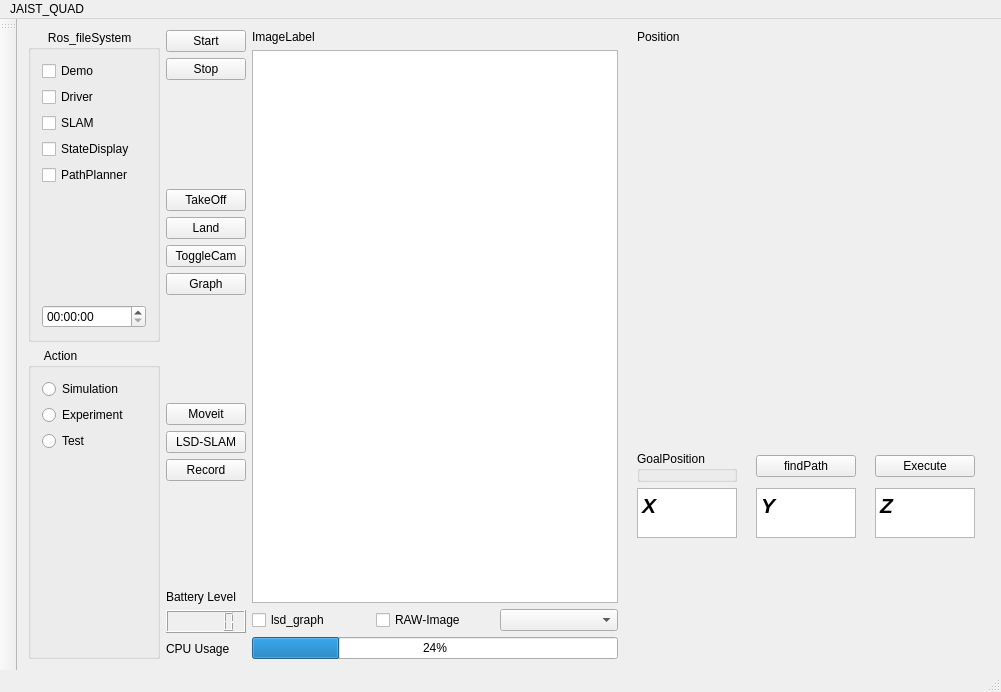
<?xml version="1.0" encoding="UTF-8"?>
<ui version="4.0">
 <class>MainWindow</class>
 <widget class="QMainWindow" name="MainWindow">
  <property name="geometry">
   <rect>
    <x>0</x>
    <y>0</y>
    <width>1001</width>
    <height>692</height>
   </rect>
  </property>
  <property name="windowTitle">
   <string>MainWindow</string>
  </property>
  <widget class="QWidget" name="centralWidget">
   <layout class="QGridLayout" name="gridLayout_3">
    <item row="0" column="2" rowspan="2">
     <layout class="QVBoxLayout" name="verticalLayout_7">
      <item>
       <widget class="QLabel" name="image_view">
        <property name="text">
         <string>ImageLabel</string>
        </property>
       </widget>
      </item>
      <item>
       <widget class="QPlainTextEdit" name="textStatus">
        <property name="minimumSize">
         <size>
          <width>0</width>
          <height>300</height>
         </size>
        </property>
       </widget>
      </item>
      <item>
       <layout class="QHBoxLayout" name="horizontalLayout">
        <item>
         <widget class="QCheckBox" name="lsd_graph">
          <property name="text">
           <string>lsd_graph</string>
          </property>
         </widget>
        </item>
        <item>
         <widget class="QCheckBox" name="checkImage">
          <property name="text">
           <string>RAW-Image</string>
          </property>
         </widget>
        </item>
        <item>
         <widget class="QComboBox" name="topics"/>
        </item>
       </layout>
      </item>
      <item>
       <widget class="QProgressBar" name="cpu_usage">
        <property name="value">
         <number>24</number>
        </property>
       </widget>
      </item>
     </layout>
    </item>
    <item row="0" column="3">
     <layout class="QGridLayout" name="gridLayout_2">
      <item row="8" column="2">
       <spacer name="verticalSpacer_3">
        <property name="orientation">
         <enum>Qt::Vertical</enum>
        </property>
        <property name="sizeHint" stdset="0">
         <size>
          <width>20</width>
          <height>40</height>
         </size>
        </property>
       </spacer>
      </item>
      <item row="1" column="0" colspan="3">
       <widget class="QCustomPlot" name="plot" native="true">
        <property name="minimumSize">
         <size>
          <width>300</width>
          <height>300</height>
         </size>
        </property>
       </widget>
      </item>
      <item row="4" column="0">
       <widget class="QPlainTextEdit" name="xBox">
        <property name="maximumSize">
         <size>
          <width>100</width>
          <height>50</height>
         </size>
        </property>
        <property name="font">
         <font>
          <pointsize>16</pointsize>
          <weight>75</weight>
          <italic>true</italic>
          <bold>true</bold>
         </font>
        </property>
        <property name="plainText">
         <string>X</string>
        </property>
       </widget>
      </item>
      <item row="2" column="2">
       <spacer name="verticalSpacer">
        <property name="orientation">
         <enum>Qt::Vertical</enum>
        </property>
        <property name="sizeHint" stdset="0">
         <size>
          <width>20</width>
          <height>40</height>
         </size>
        </property>
       </spacer>
      </item>
      <item row="0" column="0">
       <widget class="QLabel" name="positionLabel">
        <property name="text">
         <string>Position</string>
        </property>
       </widget>
      </item>
      <item row="4" column="1">
       <widget class="QPlainTextEdit" name="yBox">
        <property name="maximumSize">
         <size>
          <width>100</width>
          <height>50</height>
         </size>
        </property>
        <property name="font">
         <font>
          <pointsize>16</pointsize>
          <weight>75</weight>
          <italic>true</italic>
          <bold>true</bold>
         </font>
        </property>
        <property name="plainText">
         <string>Y</string>
        </property>
       </widget>
      </item>
      <item row="4" column="2">
       <widget class="QPlainTextEdit" name="zBox">
        <property name="maximumSize">
         <size>
          <width>100</width>
          <height>50</height>
         </size>
        </property>
        <property name="font">
         <font>
          <pointsize>16</pointsize>
          <weight>75</weight>
          <italic>true</italic>
          <bold>true</bold>
         </font>
        </property>
        <property name="plainText">
         <string>Z</string>
        </property>
       </widget>
      </item>
      <item row="3" column="0">
       <widget class="QGroupBox" name="goalPos">
        <property name="title">
         <string>GoalPosition</string>
        </property>
       </widget>
      </item>
      <item row="3" column="1">
       <widget class="QPushButton" name="findPath">
        <property name="text">
         <string>findPath</string>
        </property>
       </widget>
      </item>
      <item row="3" column="2">
       <widget class="QPushButton" name="execute">
        <property name="text">
         <string>Execute</string>
        </property>
       </widget>
      </item>
     </layout>
    </item>
    <item row="0" column="0" rowspan="2">
     <layout class="QVBoxLayout" name="verticalLayout_6">
      <item>
       <widget class="QGroupBox" name="groupBox">
        <property name="title">
         <string>      Ros_fileSystem</string>
        </property>
        <layout class="QVBoxLayout" name="verticalLayout_4">
         <item>
          <widget class="QCheckBox" name="aDemo">
           <property name="text">
            <string>Demo</string>
           </property>
          </widget>
         </item>
         <item>
          <widget class="QCheckBox" name="bDriver">
           <property name="text">
            <string>Driver</string>
           </property>
          </widget>
         </item>
         <item>
          <widget class="QCheckBox" name="cSLAM">
           <property name="text">
            <string>SLAM</string>
           </property>
          </widget>
         </item>
         <item>
          <widget class="QCheckBox" name="dStateDisplay">
           <property name="text">
            <string>StateDisplay</string>
           </property>
          </widget>
         </item>
         <item>
          <widget class="QCheckBox" name="ePathPlanner">
           <property name="text">
            <string>PathPlanner</string>
           </property>
          </widget>
         </item>
         <item>
          <spacer name="verticalSpacer_4">
           <property name="orientation">
            <enum>Qt::Vertical</enum>
           </property>
           <property name="sizeHint" stdset="0">
            <size>
             <width>20</width>
             <height>40</height>
            </size>
           </property>
          </spacer>
         </item>
         <item>
          <widget class="QTimeEdit" name="runTime">
           <property name="layoutDirection">
            <enum>Qt::LeftToRight</enum>
           </property>
           <property name="autoFillBackground">
            <bool>false</bool>
           </property>
           <property name="frame">
            <bool>true</bool>
           </property>
          </widget>
         </item>
        </layout>
       </widget>
      </item>
      <item>
       <layout class="QGridLayout" name="gridLayout"/>
      </item>
      <item>
       <widget class="QGroupBox" name="action">
        <property name="title">
         <string>     Action</string>
        </property>
        <layout class="QVBoxLayout" name="verticalLayout_5">
         <item>
          <widget class="QRadioButton" name="simulation">
           <property name="text">
            <string>Simulation</string>
           </property>
          </widget>
         </item>
         <item>
          <widget class="QRadioButton" name="experiment">
           <property name="text">
            <string>Experiment</string>
           </property>
          </widget>
         </item>
         <item>
          <widget class="QRadioButton" name="test">
           <property name="text">
            <string>Test</string>
           </property>
          </widget>
         </item>
         <item>
          <spacer name="verticalSpacer_8">
           <property name="orientation">
            <enum>Qt::Vertical</enum>
           </property>
           <property name="sizeHint" stdset="0">
            <size>
             <width>20</width>
             <height>40</height>
            </size>
           </property>
          </spacer>
         </item>
        </layout>
       </widget>
      </item>
     </layout>
    </item>
    <item row="0" column="1">
     <layout class="QVBoxLayout" name="verticalLayout_2">
      <item>
       <widget class="QPushButton" name="buttonStart">
        <property name="text">
         <string>Start</string>
        </property>
       </widget>
      </item>
      <item>
       <widget class="QPushButton" name="buttonStop">
        <property name="text">
         <string>Stop</string>
        </property>
       </widget>
      </item>
      <item>
       <spacer name="verticalSpacer_10">
        <property name="orientation">
         <enum>Qt::Vertical</enum>
        </property>
        <property name="sizeHint" stdset="0">
         <size>
          <width>20</width>
          <height>40</height>
         </size>
        </property>
       </spacer>
      </item>
      <item>
       <widget class="QPushButton" name="buttonTakeOff">
        <property name="text">
         <string>TakeOff</string>
        </property>
       </widget>
      </item>
      <item>
       <widget class="QPushButton" name="buttonLand">
        <property name="text">
         <string>Land</string>
        </property>
       </widget>
      </item>
      <item>
       <widget class="QPushButton" name="buttonToggle">
        <property name="text">
         <string>ToggleCam</string>
        </property>
       </widget>
      </item>
      <item>
       <widget class="QPushButton" name="buttonGraph">
        <property name="text">
         <string>Graph</string>
        </property>
       </widget>
      </item>
      <item>
       <spacer name="verticalSpacer_5">
        <property name="orientation">
         <enum>Qt::Vertical</enum>
        </property>
        <property name="sizeHint" stdset="0">
         <size>
          <width>20</width>
          <height>40</height>
         </size>
        </property>
       </spacer>
      </item>
      <item>
       <widget class="QPushButton" name="buttonMoveit">
        <property name="text">
         <string>Moveit</string>
        </property>
       </widget>
      </item>
      <item>
       <widget class="QPushButton" name="buttonLSD_SLAM">
        <property name="text">
         <string>LSD-SLAM</string>
        </property>
       </widget>
      </item>
      <item>
       <widget class="QPushButton" name="buttonRecord">
        <property name="text">
         <string>Record</string>
        </property>
       </widget>
      </item>
      <item>
       <spacer name="verticalSpacer_2">
        <property name="orientation">
         <enum>Qt::Vertical</enum>
        </property>
        <property name="sizeHint" stdset="0">
         <size>
          <width>20</width>
          <height>40</height>
         </size>
        </property>
       </spacer>
      </item>
      <item>
       <widget class="QLabel" name="label">
        <property name="text">
         <string>Battery Level</string>
        </property>
       </widget>
      </item>
      <item>
       <widget class="QLCDNumber" name="displayBattery">
        <property name="smallDecimalPoint">
         <bool>true</bool>
        </property>
       </widget>
      </item>
     </layout>
    </item>
    <item row="1" column="1">
     <widget class="QLabel" name="label_2">
      <property name="text">
       <string>CPU Usage</string>
      </property>
     </widget>
    </item>
    <item row="1" column="3">
     <spacer name="horizontalSpacer_2">
      <property name="orientation">
       <enum>Qt::Horizontal</enum>
      </property>
      <property name="sizeHint" stdset="0">
       <size>
        <width>40</width>
        <height>20</height>
       </size>
      </property>
     </spacer>
    </item>
   </layout>
  </widget>
  <widget class="QMenuBar" name="menuBar">
   <property name="geometry">
    <rect>
     <x>0</x>
     <y>0</y>
     <width>1001</width>
     <height>25</height>
    </rect>
   </property>
   <widget class="QMenu" name="menuJAIST_QUAD">
    <property name="title">
     <string>JAIST_QUAD</string>
    </property>
   </widget>
   <addaction name="menuJAIST_QUAD"/>
  </widget>
  <widget class="QToolBar" name="mainToolBar">
   <attribute name="toolBarArea">
    <enum>LeftToolBarArea</enum>
   </attribute>
   <attribute name="toolBarBreak">
    <bool>false</bool>
   </attribute>
  </widget>
  <widget class="QStatusBar" name="statusBar"/>
 </widget>
 <layoutdefault spacing="6" margin="11"/>
 <customwidgets>
  <customwidget>
   <class>QCustomPlot</class>
   <extends>QWidget</extends>
   <header>/home/redwan/Desktop/moveIT/moveit/src/Ardrone/GUI/jaist_quad_gui/src/qcustomplot.h</header>
   <container>1</container>
  </customwidget>
 </customwidgets>
 <resources/>
 <connections/>
</ui>
